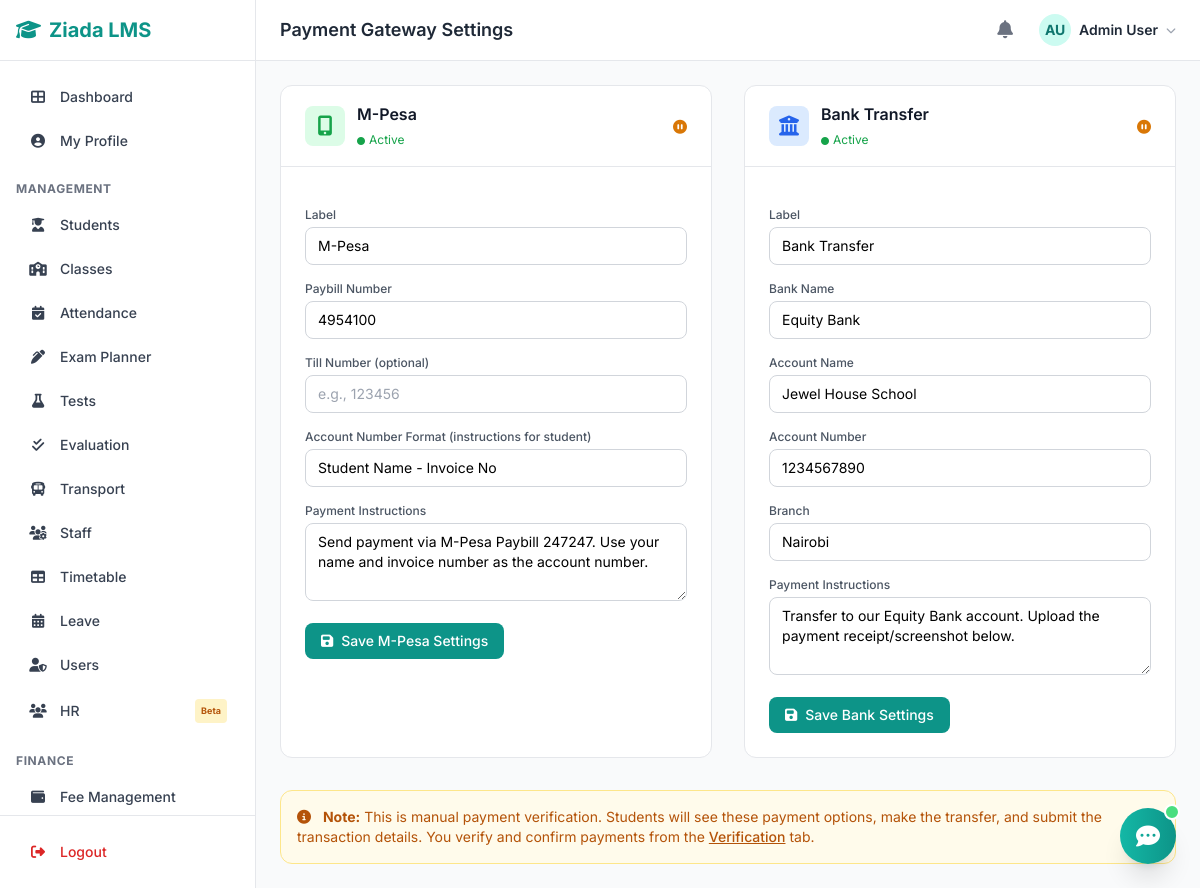
The page /modules/fees/gateway-settings.php (signed in) on the database its author committed.
### tables this page shows
CREATE TABLE `users` (
  `id` int(11) NOT NULL,
  `username` varchar(50) NOT NULL,
  `email` varchar(100) NOT NULL,
  `password` varchar(255) NOT NULL,
  `full_name` varchar(100) NOT NULL,
  `phone` varchar(20) DEFAULT NULL,
  `role` enum('admin','teacher','student') NOT NULL DEFAULT 'student',
  `avatar` varchar(255) DEFAULT NULL,
  `is_active` tinyint(1) DEFAULT 1,
  `created_at` timestamp NOT NULL DEFAULT current_timestamp(),
  `updated_at` timestamp NOT NULL DEFAULT current_timestamp() ON UPDATE current_timestamp()
);

CREATE TABLE `payment_gateway_config` (
  `id` int(11) NOT NULL,
  `gateway_name` varchar(50) NOT NULL,
  `label` varchar(100) NOT NULL,
  `config_data` text NOT NULL,
  `instructions` text DEFAULT NULL,
  `is_active` tinyint(1) DEFAULT 1,
  `created_at` timestamp NOT NULL DEFAULT current_timestamp(),
  `updated_at` timestamp NOT NULL DEFAULT current_timestamp() ON UPDATE current_timestamp()
);

### config/database.php (called while the page is built, shortened)
<?php
function db_connect() {
    $conn = new mysqli(DB_HOST, DB_USER, DB_PASS, DB_NAME);
    $conn->set_charset("utf8mb4");
    return $conn;
}
function db_query($sql, $params = []) {
    $conn = db_connect();
    if (!empty($params)) {
        $stmt = $conn->prepare($sql);
        if ($stmt) {
            $types = '';
            foreach ($params as $p) {
                if (is_int($p)) $types .= 'i';
                elseif (is_double($p)) $types .= 'd';
                else $types .= 's';
            }
            $stmt->bind_param($types, ...$params);
            $stmt->execute();
            $result = $stmt->get_result();
            return $result;
        }
    }
    $result = $conn->query($sql);
    return $result;
}
function db_get_row($sql, $params = []) {
    $result = db_query($sql, $params);
    return $result ? $result->fetch_assoc() : null;
}

### modules/fees/gateway-settings.php (the view, shortened to what this page needs)
<?php
require_once __DIR__ . '/../../includes/functions.php';
include __DIR__ . '/../../includes/header.php';
?>
<div class="max-w-4xl mx-auto">
    <div class="grid md:grid-cols-2 gap-8">
        <div class="bg-white rounded-xl border border-gray-200 overflow-hidden">
            <div class="px-6 py-4 border-b border-gray-200 flex items-center justify-between">
                <div class="flex items-center gap-3">
                    <div class="w-10 h-10 bg-green-100 rounded-lg flex items-center justify-center">
                        <i class="fas fa-mobile-alt text-xl text-green-600"></i>
                    </div>
                    <div>
                        <h3 class="font-semibold text-gray-900">M-Pesa</h3>
                        <?php
                        $mpesa = db_get_row("SELECT * FROM payment_gateway_config WHERE gateway_name = 'mpesa'");
                        $mpesa_config = $mpesa ? json_decode($mpesa['config_data'], true) : [];
                        ?>
                        <span class="text-xs <?= $mpesa && $mpesa['is_active'] ? 'text-green-600' : 'text-gray-400' ?>">
                            <i class="fas fa-circle mr-1 text-[8px]"></i><?= $mpesa && $mpesa['is_active'] ? 'Active' : 'Inactive' ?>
                        </span>
                    </div>
                </div>
                <?php if ($mpesa): ?>
                <form method="POST" class="inline">
                    <button type="submit" name="toggle_gateway" class="text-sm <?= $mpesa['is_active'] ? 'text-amber-600 hover:text-amber-800' : 'text-green-600 hover:text-green-800' ?> transition">
                        <i class="fas <?= $mpesa['is_active'] ? 'fa-pause-circle' : 'fa-play-circle' ?>"></i>
                    </button>
                </form>
                <?php endif; ?>
            </div>
            <form method="POST" class="p-6 space-y-4">
                <div>
                    <label class="block text-xs font-medium text-gray-600 mb-1">Label</label>
                    <input type="text" name="label" value="<?= sanitize($mpesa['label'] ?? 'M-Pesa') ?>" class="w-full border border-gray-300 rounded-lg px-3 py-2 text-sm focus:ring-2 focus:ring-teal-500 outline-none">
                </div>
                <div>
                    <label class="block text-xs font-medium text-gray-600 mb-1">Paybill Number</label>
                    <input type="text" name="cfg_paybill" value="<?= sanitize($mpesa_config['paybill'] ?? '') ?>" class="w-full border border-gray-300 rounded-lg px-3 py-2 text-sm focus:ring-2 focus:ring-teal-500 outline-none" placeholder="e.g., 247247">
                </div>
                <div>
                    <label class="block text-xs font-medium text-gray-600 mb-1">Till Number (optional)</label>
                    <input type="text" name="cfg_till" value="<?= sanitize($mpesa_config['till'] ?? '') ?>" class="w-full border border-gray-300 rounded-lg px-3 py-2 text-sm focus:ring-2 focus:ring-teal-500 outline-none" placeholder="e.g., 123456">
                </div>
                <div>
                    <label class="block text-xs font-medium text-gray-600 mb-1">Account Number Format (instructions for student)</label>
                    <input type="text" name="cfg_account_format" value="<?= sanitize($mpesa_config['account_format'] ?? '') ?>" class="w-full border border-gray-300 rounded-lg px-3 py-2 text-sm focus:ring-2 focus:ring-teal-500 outline-none" placeholder="e.g., Student Name - Invoice">
                </div>
                <div>
                    <label class="block text-xs font-medium text-gray-600 mb-1">Payment Instructions</label>
                    <textarea name="instructions" rows="3" class="w-full border border-gray-300 rounded-lg px-3 py-2 text-sm focus:ring-2 focus:ring-teal-500 outline-none" placeholder="Instructions shown to students..."><?= sanitize($mpesa['instructions'] ?? '') ?></textarea>
                </div>
                <button type="submit" name="save_gateway" class="bg-teal-600 text-white px-4 py-2 rounded-lg text-sm font-medium hover:bg-teal-700 transition"><i class="fas fa-save mr-2"></i>Save M-Pesa Settings</button>
            </form>
        </div>
        <div class="bg-white rounded-xl border border-gray-200 overflow-hidden">
            <div class="px-6 py-4 border-b border-gray-200 flex items-center justify-between">
                <div class="flex items-center gap-3">
                    <div class="w-10 h-10 bg-blue-100 rounded-lg flex items-center justify-center">
                        <i class="fas fa-university text-xl text-blue-600"></i>
                    </div>
                    <div>
                        <h3 class="font-semibold text-gray-900">Bank Transfer</h3>
                        <?php
                        $bank = db_get_row("SELECT * FROM payment_gateway_config WHERE gateway_name = 'bank_transfer'");
                        $bank_config = $bank ? json_decode($bank['config_data'], true) : [];
                        ?>
                        <span class="text-xs <?= $bank && $bank['is_active'] ? 'text-green-600' : 'text-gray-400' ?>">
                            <i class="fas fa-circle mr-1 text-[8px]"></i><?= $bank && $bank['is_active'] ? 'Active' : 'Inactive' ?>
                        </span>
                    </div>
                </div>
                <?php if ($bank): ?>
                <form method="POST" class="inline">
                    <button type="submit" name="toggle_gateway" class="text-sm <?= $bank['is_active'] ? 'text-amber-600 hover:text-amber-800' : 'text-green-600 hover:text-green-800' ?> transition">
                        <i class="fas <?= $bank['is_active'] ? 'fa-pause-circle' : 'fa-play-circle' ?>"></i>
                    </button>
                </form>
                <?php endif; ?>
            </div>
            <form method="POST" class="p-6 space-y-4">
                <div>
                    <label class="block text-xs font-medium text-gray-600 mb-1">Label</label>
                    <input type="text" name="label" value="<?= sanitize($bank['label'] ?? 'Bank Transfer') ?>" class="w-full border border-gray-300 rounded-lg px-3 py-2 text-sm focus:ring-2 focus:ring-teal-500 outline-none">
                </div>
                <div>
                    <label class="block text-xs font-medium text-gray-600 mb-1">Bank Name</label>
                    <input type="text" name="cfg_bank_name" value="<?= sanitize($bank_config['bank_name'] ?? '') ?>" class="w-full border border-gray-300 rounded-lg px-3 py-2 text-sm focus:ring-2 focus:ring-teal-500 outline-none" placeholder="e.g., Equity Bank">
                </div>
                <div>
                    <label class="block text-xs font-medium text-gray-600 mb-1">Account Name</label>
                    <input type="text" name="cfg_account_name" value="<?= sanitize($bank_config['account_name'] ?? '') ?>" class="w-full border border-gray-300 rounded-lg px-3 py-2 text-sm focus:ring-2 focus:ring-teal-500 outline-none" placeholder="e.g., Ziada LMS">
                </div>
                <div>
                    <label class="block text-xs font-medium text-gray-600 mb-1">Account Number</label>
                    <input type="text" name="cfg_account_number" value="<?= sanitize($bank_config['account_number'] ?? '') ?>" class="w-full border border-gray-300 rounded-lg px-3 py-2 text-sm focus:ring-2 focus:ring-teal-500 outline-none" placeholder="e.g., 1234567890">
                </div>
                <div>
                    <label class="block text-xs font-medium text-gray-600 mb-1">Branch</label>
                    <input type="text" name="cfg_branch" value="<?= sanitize($bank_config['branch'] ?? '') ?>" class="w-full border border-gray-300 rounded-lg px-3 py-2 text-sm focus:ring-2 focus:ring-teal-500 outline-none" placeholder="e.g., Nairobi">
                </div>
                <div>
                    <label class="block text-xs font-medium text-gray-600 mb-1">Payment Instructions</label>
                    <textarea name="instructions" rows="3" class="w-full border border-gray-300 rounded-lg px-3 py-2 text-sm focus:ring-2 focus:ring-teal-500 outline-none" placeholder="Instructions shown to students..."><?= sanitize($bank['instructions'] ?? '') ?></textarea>
                </div>
                <button type="submit" name="save_gateway" class="bg-teal-600 text-white px-4 py-2 rounded-lg text-sm font-medium hover:bg-teal-700 transition"><i class="fas fa-save mr-2"></i>Save Bank Settings</button>
            </form>
        </div>
    </div>
    <div class="mt-8 bg-amber-50 border border-amber-200 rounded-xl p-4 text-sm text-amber-700">
        <i class="fas fa-info-circle mr-2"></i>
        <strong>Note:</strong> This is manual payment verification. Students will see these payment options, make the transfer, and submit the transaction details. You verify and confirm payments from the <a href="index.php?tab=verification" class="underline font-medium">Verification</a> tab.
    </div>
</div>
<?php include __DIR__ . '/../../includes/footer.php'; ?>

### includes/functions.php (shortened to what this page needs)
<?php
function sanitize($input) {
    return htmlspecialchars(strip_tags(trim($input)), ENT_QUOTES, 'UTF-8');
}
function get_avatar($name, $photo = null, $subdir = 'avatars') {
    $initials = '';
    $parts = explode(' ', $name);
    foreach ($parts as $p) $initials .= strtoupper($p[0] ?? '');
    return substr($initials, 0, 2);
}
function user_avatar_html($user, $size = 'w-8 h-8', $text_size = 'text-sm') {
    $initial = get_avatar($user['full_name'] ?? 'U');
    return '<div class="' . $size . ' rounded-full bg-teal-100 flex items-center justify-center ' . $text_size . ' font-bold text-teal-700">' . $initial . '</div>';
}

### assets/css/style.css (style rules this page uses)
:root { --color-primary: #0d9488; --color-primary-hover: #0f766e; --color-primary-light: #f0fdfa; --color-primary-ring: rgba(13, 148, 136, 0.3); --font-sans: 'Inter', -apple-system, BlinkMacSystemFont, 'Segoe UI', Roboto, sans-serif; }
* { margin: 0; padding: 0; box-sizing: border-box; }
body { font-family: var(--font-sans); -webkit-font-smoothing: antialiased; }
input[type="text"], input[type="email"], input[type="password"], input[type="number"], input[type="tel"], input[type="url"], input[type="search"], input[type="date"], input[type="time"], input[type="datetime-local"], input[type="month"], input[type="week"], textarea { font-family: var(--font-sans); transition: border-color 0.15s ease, box-shadow 0.15s ease; }
button, .btn { cursor: pointer; font-family: var(--font-sans); transition: all 0.15s ease; }

### rows shown on the page
users: full_name "AU"
payment_gateway_config: label "M-Pesa", cfg_paybill "4954100", cfg_account_format "Student Name - Invoice No", instructions "Send payment via M-Pesa Paybill 247247. Use your name and invoice number as the account number."
payment_gateway_config: label "Bank Transfer", cfg_bank_name "Equity Bank", cfg_account_name "Jewel House School", cfg_account_number "1234567890", cfg_branch "Nairobi", instructions "Transfer to our Equity Bank account. Upload the payment receipt/screenshot below."

### other values the page prints
$page_title "Payment Gateway Settings"
get_user_name() "Admin User"
